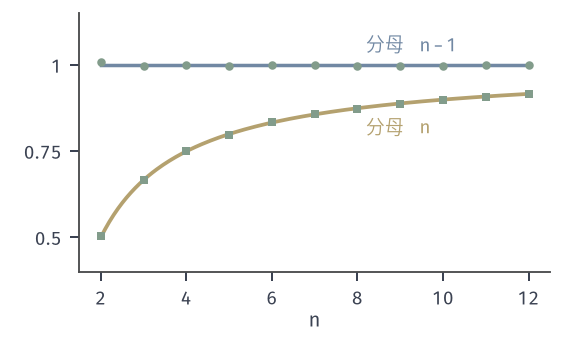

This chart was generated by the following Python code:
from pathlib import Path
import sys
HERE = Path(__file__).resolve().parent
sys.path.insert(0, str(HERE.parent/"pgrad-common"))
from pgrad_fig import *
# p_0 on {0,1,2} = (1/4, 1/2, 1/4) (the theta = 0 member of h(x) e^{theta x}, h = (1,2,1)); f = x^2, a = x; Cov(f, a) = 1 = J'(0).
# Sample covariance with denominator n-1 (unbiased, mean 1) vs n (mean (n-1)/n).  Lines: exact means;
# dots: averages over R = 40000 seeded repetitions for n = 2..12.
rng = np.random.default_rng(SEED+3)
ns = np.arange(2, 13); R = 40000; p = np.array([.25, .5, .25])
m1, m0 = [], []
for n in ns:
    X = rng.choice(3, size=(R, n), p=p); F = X**2.0; A = X*1.0
    S = ((F-F.mean(1, keepdims=True))*(A-A.mean(1, keepdims=True))).sum(1)
    m1.append(float((S/(n-1)).mean())); m0.append(float((S/n).mean()))
fig, ax = figure(width_mm=80, height_mm=48)
panel(fig, left=.14, right=.97, bottom=.2, top=.96)
nn = np.linspace(2, 12, 200)
ax.plot(nn, np.ones_like(nn), color=BLUE, lw=1.4)
ax.plot(nn, (nn-1)/nn, color=YELLOW, lw=1.5)
ax.plot(ns, m1, 'o', color=GREEN, ms=3.4, mew=0); ax.plot(ns, m0, 's', color=GREEN, ms=3.2, mew=0)
lab(ax, 8.2, 1.04, '分母', BLUE); lab(ax, 9.45, 1.04, r'$n-1$', BLUE); lab(ax, 8.2, .8, '分母', YELLOW); lab(ax, 9.45, .8, r'$n$', YELLOW)
ax.set_xlim(1.5, 12.5); ax.set_ylim(.4, 1.15); ax.set_xticks([2, 4, 6, 8, 10, 12]); ax.set_yticks([.5, .75, 1])
ax.set_yticklabels(['0.5', '0.75', '1'])
axlab(ax, r'$n$')
save(fig, HERE, 'figure', {'n': ns.tolist(), 'mean_n_minus_1': m1, 'mean_n': m0})
